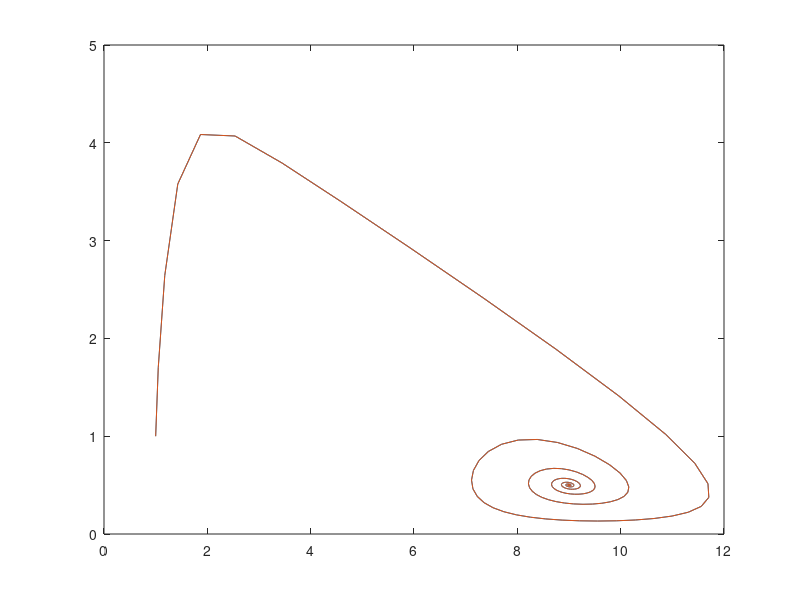
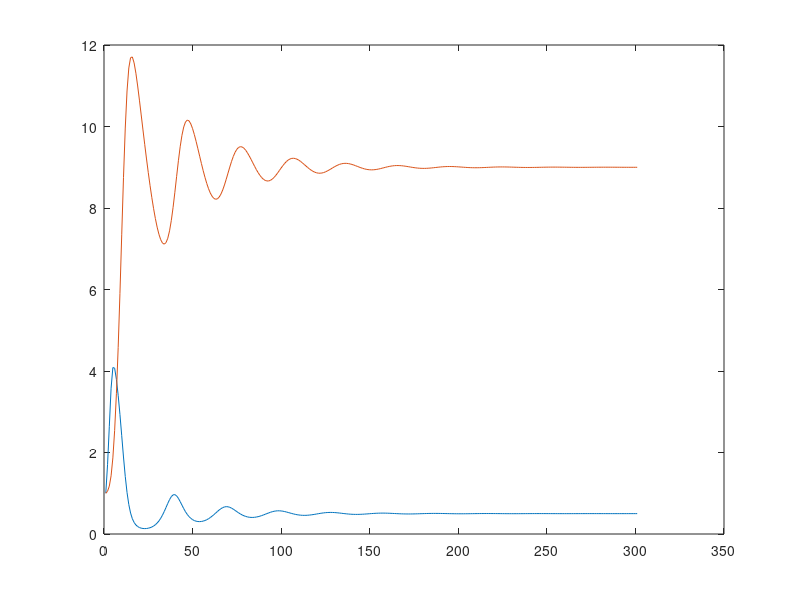

The MATLAB script that drew these images, in order:
%timpop by timothy milner 2023
%because twopop sucks
%start variables
r = 1, k = 5, s = 0.1, u = 0.05, v = 0.1
%starting point
P = 1, Q = 1

pops = [P Q]
pp=figure()
tp=figure()

for i = 1:300 %<- iteration count
    %p update equation
x1 = P*(1+r*(1-P/k))-s*P*Q
    %q update equation
x2 = (1 - u)*Q + v*P*Q
pops = [pops; x1 x2]
P=x1
Q=x2
end
% plotting
pops2 = rot90(pops)
plot(pops)
figure(pp)
c = rot90(pops)
plot(pops2(1,:),pops2(2,:),pops2(1,:),pops2(2,:))